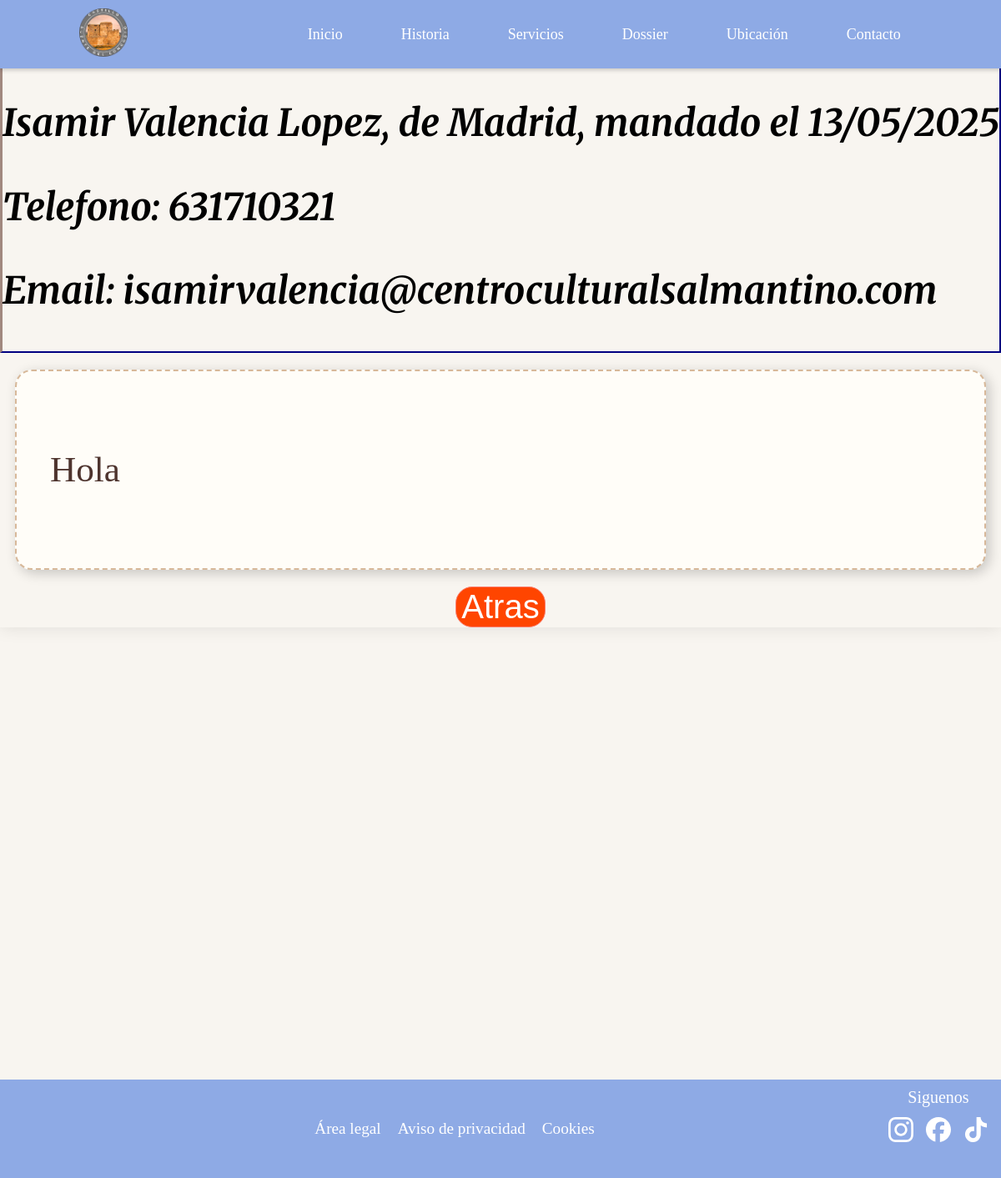
Page /13/ver_mensaje on the committed database.
### appcastillocongosto/models.py (models this page shows, shortened)
class Contacto(models.Model):
    id = models.AutoField(primary_key=True)
    nombre = models.CharField("Nombre", max_length=25)
    apellidos = models.CharField("Apellidos", max_length=100, null=True, blank=True)
    email = models.CharField("Email", max_length=100, null=True, blank=True)
    telefono = models.CharField("Telefono", max_length=9, null=True, blank=True)
    lugar = models.CharField("Lugar", max_length=100, null=True, blank=True)
    fecha = models.DateTimeField("Fecha y Hora", default=timezone.now)
    mensaje = models.TextField("Mensaje")
    leido = models.BooleanField("Leido", default=False)
    contestado = models.BooleanField("Contestado", default=False)
    class Meta:
        verbose_name = "Contacto"
        verbose_name_plural = "Contactos"
        ordering = ['nombre']

### appcastillocongosto/views.py (the view)
# urls.py: re_path(r'^(?P<id>\d+)/ver_mensaje$', views.ver_mensaje, name='ver_mensaje'),
def ver_mensaje(request, id):
    contacto = Contacto.objects.get(id=id)
    if request.method == 'POST':
        contacto.leido = True
        contacto.save()
        return redirect('chat')
    context = {'contacto': contacto}
    return render (request, 'ver_mensaje.html', context=context)

### templates/ver_mensaje.html (shortened to what this page needs)
{% extends "base2.html" %}
{% load static %}
{% block head %}
<link rel="stylesheet" href="{% static 'css/mensaje.css' %}">
{% endblock %}
{% block content %}
<br><br><br><br>
<div class="contenido">
    <div class="datos-personales">
        <p>{{ contacto.nombre }} {{ contacto.apellidos }}, de {{ contacto.lugar }}, mandado el {{ contacto.fecha|date:"d/m/Y" }}</p>
        <p>Telefono: {{ contacto.telefono }}</p>
        <p>Email: {{ contacto.email }}</p>
    </div>
    <div class="mensaje">
        <p>{{ contacto.mensaje }}</p>
    </div>
    <div>
        <form method="post">
                <input type="submit" value="Atras" class="boton-atras">
        </form>
    </div>
</div>
{% endblock content %}

### static/css/mensaje.css (style rules this page uses)
body { background: #f8f5f0; margin: 0; display: flex; flex-direction: column; align-items: center; min-height: 100vh; overflow-x: hidden; }
.contenido { width: 100%; flex-grow: 1; overflow-y: auto; margin-bottom: 55%; box-shadow: 0 0 20px rgba(0, 0, 0, 0.1); }
.datos-personales { border: 2px solid navy; font-family: 'Merriweather', serif; font-weight: bold; font-style: italic; font-size: 2.8rem; border-left: 3px solid #a1887f; }
.mensaje { background: #fffdf8; border: 2px dashed #d7b899; border-radius: 20px; box-shadow: 4px 4px 15px rgba(0, 0, 0, 0.2); padding: 40px; margin: 20px auto; width: 100%; max-width: 90%; font-family: 'Dancing Scripts', cursive; font-size: 2.7rem; line-height: 1.6; color: #4e342e; text-align: left; }
.boton-atras { display: flex; justify-self: center; border: 1px solid salmon; border-radius: 20px; background: orangered; color: white; font-size: 22px; cursor: pointer; transition: 0.5s; font-size: 2.5rem; }

### templates/base2.html (style rules this page uses)
html { overflow-y: scroll; }

### rows in the picture
Contacto: nombre "Isamir", apellidos "Valencia Lopez", lugar "Madrid", fecha "13/05/2025", telefono "631710321", email "isamirvalencia@centroculturalsalmantino.com", mensaje "Hola"
